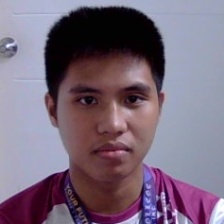
#> input picture Data/rj/10.jpg, 224 x 224 px, given in place of the camera
$ python datacollect.py
#> lines starting #> are read from the running program, lines starting #| are printed output that depends on the picture
import cv2
import os

video = cv2.VideoCapture(0)
facedetect = cv2.CascadeClassifier(cv2.data.haarcascades + 'haarcascade_frontalface_default.xml')

count = 0
nameID = input("Enter your Name: ").lower()
#> the answer given: Data/rj/10.jpg

# Saved inside a 'Data' folder to make training easier
path = 'Data/' + nameID

while os.path.exists(path):
    print("Name already exists, try another name")
    nameID = input("Enter your name again: ").lower()
    path = 'Data/' + nameID
#> this loop made 3 passes; the answer given on pass 1: Data/rj/10.jpg

os.makedirs(path)

while True:
    ret, frame = video.read()
#> frame is the input picture: shape (224, 224, 3); mean B, G, R 123.4, 105.1, 121.2
    if not ret or frame is None:
        continue

    gray = cv2.cvtColor(frame, cv2.COLOR_BGR2GRAY)
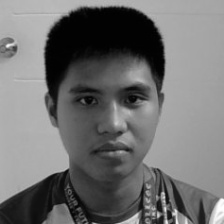
#> gray: shape (224, 224); min 0, max 254, mean 112
    faces = facedetect.detectMultiScale(gray, 1.3, 8)
#> faces = [[46, 48, 132, 132]]

    for (x, y, w, h) in faces:
        count += 1

        # Add a 50 pixel offset so we capture the hair and chin!
        offset = 50
        y1 = max(0, y - offset)
        y2 = min(frame.shape[0], y + h + offset)
        x1 = max(0, x - offset)
        x2 = min(frame.shape[1], x + w + offset)

        # FIX: Cut the face out of the COLOR frame, not the gray one!
        color_face = frame[y1:y2, x1:x2]

        # FIX: Resize it so the AI gets perfectly uniform data
        final_face = cv2.resize(color_face, (224, 224))

        filename = path + '/' + str(count) + '.jpg'
        cv2.imwrite(filename, final_face)
        print("Creating image:", filename)

        cv2.rectangle(frame, (x, y), (x+w, y+h), (0,255,0), 2)
#> this loop made 1 pass
#> (x, y, w, h, count, offset, y1, y2) on pass 1: (46, 48, 132, 132, 1, 50, 0, 224)
#| Creating image: Data/n/1.jpg
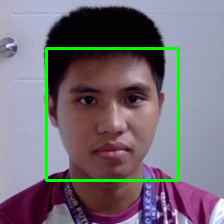
#> color_face: shape (224, 224, 3); mean B, G, R 120, 110.3, 118
#> after the loop, count = 1

    cv2.imshow("Data Collection", frame)

    if count >= 500:
        break
    if cv2.waitKey(1) & 0xFF == ord('q'):
#> (key q is pressed here)
        break

video.release()
cv2.destroyAllWindows()
